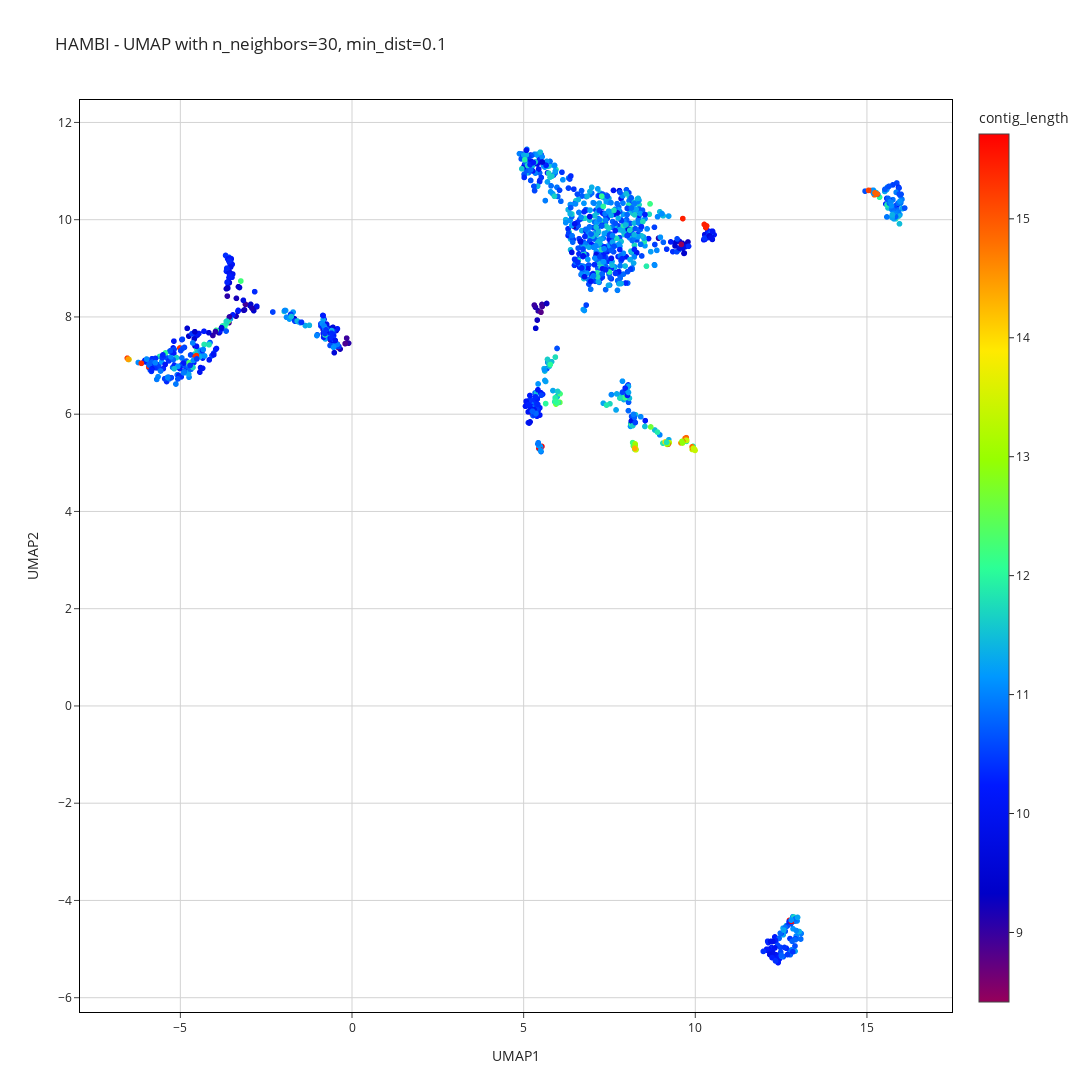

Here is the notebook cell this chart was saved with:
### Code cell
n_neighbors = [30]
min_dist = [0.1]

for n in n_neighbors:
    for m in min_dist:
        reducer = umap.UMAP(n_neighbors=n, min_dist=m, random_state=seed)
        embedding = reducer.fit_transform(df_top150_lengths.iloc[:, :-18])
        top150_lengths_UMAP_df  = pd.DataFrame({
            'UMAP1': embedding[:, 0],
            'UMAP2': embedding[:, 1],
            'Domain to species': df_top150_lengths['Domain to species'],
            'Domain to genus': df_top150_lengths['Domain to genus'],
            'element': df_top150_lengths['element'],
            'contig': df_top150_lengths.index,
            'contig_length':df_top150_lengths['contig_length']
        })
        # clustering k defined choosing the k by looking at the UMAP 
        kmeans = KMeans(n_clusters=11, random_state=seed)
        
        k_labels = kmeans.fit_predict(embedding)
        
        top150_lengths_UMAP_df['cluster'] = k_labels
        
        column = 'Domain to species'
        top150_lengths_UMAP_df['Domain to species'] = top150_lengths_UMAP_df['Domain to species'].fillna('NA')

        value_counts = top150_lengths_UMAP_df[column].value_counts().to_dict()

        top150_lengths_UMAP_df[f'{column}_with_counts'] = top150_lengths_UMAP_df[column].apply(lambda x: f'{x} ({value_counts[x]})')

        top150_lengths_UMAP_df['count'] = top150_lengths_UMAP_df[column].map(value_counts)
        top150_lengths_UMAP_df = top150_lengths_UMAP_df.sort_values(by=['count'], ascending=False)

        top150_lengths_UMAP_df[f'{column}_with_counts'] = pd.Categorical(
            top150_lengths_UMAP_df[f'{column}_with_counts'],
            categories=top150_lengths_UMAP_df[f'{column}_with_counts'].unique(),
            ordered=True
        )
        
        fig = px.scatter(top150_lengths_UMAP_df, 
                            x='UMAP1', 
                            y='UMAP2', 
                            labels={f'{column}_with_counts': column},
                            #color=f'{column}_with_counts',
                            color='contig_length',
                            title=f' HAMBI - UMAP with n_neighbors={n}, min_dist={m}', 
                            #color_discrete_sequence=custom_colors,
                            color_continuous_scale=px.colors.sequential.Rainbow,
                            hover_data={'cluster': True, 'Domain to species': True, 'Domain to genus': True, 'element': True, 'contig': True} )
        title = f' HAMBI - UMAP with n_neighbors={n}, min_dist={m}'
        fig.update_layout(
            height=1700,
            width=1200,
            title_text=title,
            showlegend=True,
            legend=dict(
                x=0.5,
                y=-0.1,
                traceorder="normal",
                xanchor='center',
                yanchor='top',
                orientation='h'
            ),
            template='simple_white',
            xaxis=dict(
                showgrid=True,
                gridcolor='lightgray',
                zeroline=False,
                showline=True,  
                linecolor='black', 
                linewidth=1,
                mirror=True
            ),
            yaxis=dict(
                showgrid=True,
                gridcolor='lightgray',
                zeroline=False,
                showline=True,
                linecolor='black',
                linewidth=1,
                mirror=True
            )
        )
        fig.show()
        fig.write_image(f'UMAP_HAMBI_top150_features/UMAP_{n}_{m}_contig_lengths_log.png')
        fig.write_html(f'UMAP_HAMBI_top150_features/UMAP_{n}_{m}_contig_lengths_log.html')

### Figure 1 — Plotly figure (JSON) as saved in the notebook; plotly's stock layout.template omitted (floating-point values rounded to 4 significant figures; data arrays with more than 128 entries replaced by an {"elided": "..."} marker saying what was removed)
{"data": [{"customdata": {"elided": "1282x5 mixed values"}, "hovertemplate": "UMAP1=%{x}<br>UMAP2=%{y}<br>cluster=%{customdata[0]}<br>Domain to species=%{customdata[1]}<br>Domain to genus=%{customdata[2]}<br>element=%{customdata[3]}<br>contig=%{customdata[4]}<br>contig_length=%{marker.color}<extra></extra>", "legendgroup": "", "marker": {"color": {"elided": "1282 float values"}, "coloraxis": "coloraxis", "symbol": "circle"}, "mode": "markers", "name": "", "showlegend": false, "type": "scattergl", "x": {"elided": "1282 float values"}, "xaxis": "x", "y": {"elided": "1282 float values"}, "yaxis": "y"}], "layout": {"coloraxis": {"colorbar": {"title": {"text": "contig_length"}}, "colorscale": [[0, "rgb(150,0,90)"], [0.125, "rgb(0,0,200)"], [0.25, "rgb(0,25,255)"], [0.375, "rgb(0,152,255)"], [0.5, "rgb(44,255,150)"], [0.625, "rgb(151,255,0)"], [0.75, "rgb(255,234,0)"], [0.875, "rgb(255,111,0)"], [1, "rgb(255,0,0)"]]}, "height": 1700, "legend": {"orientation": "h", "tracegroupgap": 0, "traceorder": "normal", "x": 0.5, "xanchor": "center", "y": -0.1, "yanchor": "top"}, "showlegend": true, "title": {"text": " HAMBI - UMAP with n_neighbors=30, min_dist=0.1"}, "width": 1200, "xaxis": {"anchor": "y", "autorange": true, "domain": [0, 1], "gridcolor": "lightgray", "linecolor": "black", "linewidth": 1, "mirror": true, "range": [-7.911, 17.47], "showgrid": true, "showline": true, "title": {"text": "UMAP1"}, "type": "linear", "zeroline": false}, "yaxis": {"anchor": "x", "autorange": true, "domain": [0, 1], "gridcolor": "lightgray", "linecolor": "black", "linewidth": 1, "mirror": true, "range": [-6.259, 12.43], "showgrid": true, "showline": true, "title": {"text": "UMAP2"}, "type": "linear", "zeroline": false}}}
